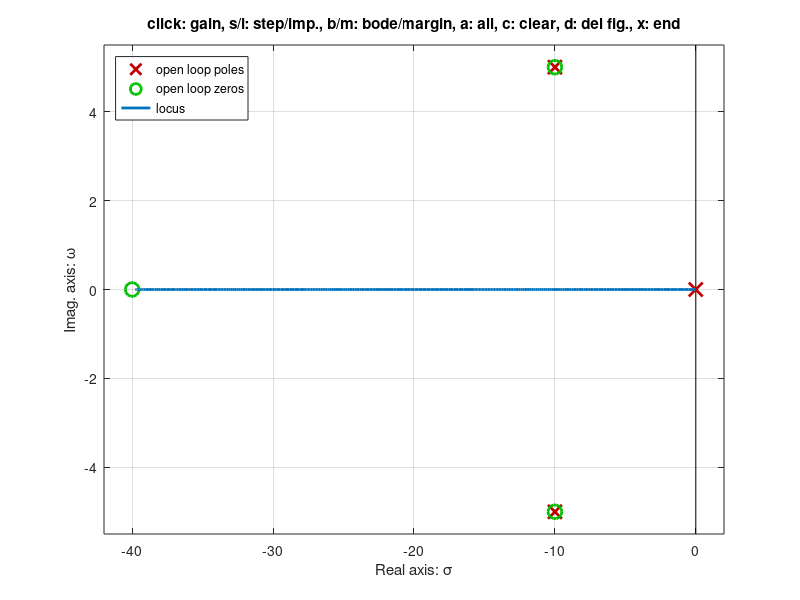

Write the MATLAB code that produced this figure.


close all; clear all; clc;

s = tf('s')

G= zpk([-40],[ -10+5i -10-5i ],18)

% Condiciones de diseño SO de 0% y error en estado estable 0
pole(G)
% La funcion de transferencia del PID es kp*(ti*td*s^2 + ti*s + 1)/(ti*s)

% ti*td*kp*(s^2+1/td*s+1/ti*td)/(ti*s)
% td*kp*(s^2+1/td*s+1/ti*td)/(s)
% s^2+1/td*s+1/ti*td)=s^2+20*s+125

td=1/20
ti=1/(td*125)

pid=(ti*td*s^2 + ti*s + 1)/(ti*s)

FdA=pid*G

pzmap(FdA)

rlocusx(FdA)
kp=3.43

pidFinal=kp*(ti*td*s^2 + ti*s + 1)/(ti*s)

FdT=feedback(pidFinal*G ,1)
